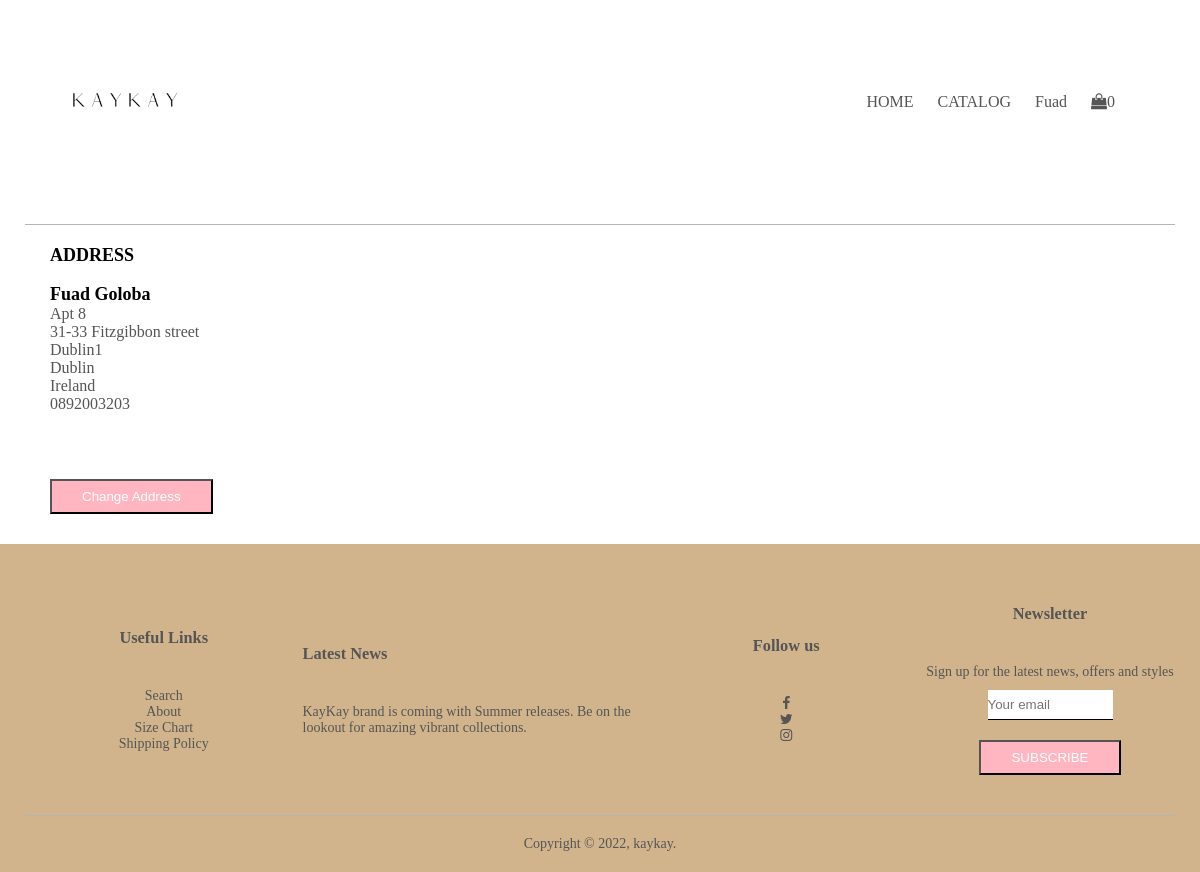
Page /address (signed in) on the committed database.
### tables this page shows
CREATE TABLE users
    (id INTEGER PRIMARY KEY NOT NULL,
    hash TEXT NOT NULL,
    first_name VARCHAR NOT NULL,
    last_name VARCHAR NOT NULL,
    email TEXT NOT NULL,
    created_at DATETIME DEFAULT CURRENT_TIMESTAMP,
    address_1 TEXT NOT NULL,
    address_2 TEXT NOT NULL,
    city VARCHAR NOT NULL,
    state VARCHAR NOT NULL,
    country VARCHAR NOT NULL,
    phone VARCHAR NOT NULL,
    mom_maiden_name VARCHAR NOT NULL,
    born_city VARCHAR NOT NULL);

### app.py (the view)
@app.route("/address")
@login_required
def address():
    user_info = get_user()
    return render_template("address.html", user_info=user_info)

### app.py (called while the page is built)
@app.after_request
def after_request(response):
    response.headers["Cache-Control"] = "no-cache, no-store, must-revalidate"
    response.headers["Expires"] = 0
    response.headers["Pragma"] = "no-cache"
    return response

### import_functions.py (called while the page is built)
def login_required(f):
    @wraps(f)
    def decorated_function(*args, **kwargs):
        print(session.get("user_id"))
        if session.get("user_id") is None or session.get("user_id") == 0:
            return redirect("/logon")
        return f(*args, **kwargs)
    return decorated_function

def get_user():
    user = db.execute("""SELECT *
                          FROM users
                          WHERE id = ?""",
                          session["user_id"])
    return user

### templates/address.html (shortened to what this page needs)
{% extends "layout.html" %}
{% block main %}
<div class="address-page">
    <div class="container">
        <div class="row">
                <div class="address">
                    <span> ADDRESS </span>
                    <br></br>
                    {% for user in user_info %}
                    <span> {{ user["first_name"] }} {{ user["last_name"] }}</span>
                    <p> {{ user["address_1"] }}</p>
                    <p> {{ user["address_2"] }}</p>
                    <p> {{ user["city"] }}</p>
                    <p> {{ user["state"] }}</p>
                    <p> {{ user["country"] }}</p>
                    <p> {{ user["phone"] }}</p>
                    {% endfor %}
                    <br></br>
                    <a href="/changeAddress"><button type="submit" class="btn-2">Change Address</button></a>
                </div>
            </div>
        </div>
    </div>
</div>
{% endblock %}

### templates/layout.html (shortened to what this page needs)
<!DOCTYPE html>
<html lang="en">
<head>
    <link href="/static/CSS/style.css" rel="stylesheet">
    <link href="https://stackpath.bootstrapcdn.com/font-awesome/4.7.0/css/font-awesome.min.css" rel="stylesheet">
    <link rel='stylesheet' href='https://cdnjs.cloudflare.com/ajax/libs/font-awesome/4.7.0/css/font-awesome.min.css'>
</head>
<body>
    <div class="container">
        <div class="navbar">
            <div class="logo">
                <a href="/"><img src="/static/images/kb2.PNG" width="160px"></a>
            </div>
            <nav>
                {% if session["user_id"] %}
                <ul id="MenuItems">
                    <li><a href="/">HOME</a></li>
                    <li><a href="/catalog">CATALOG</a></li>
                    <li><a href="/profile">{{ session["first_name"] }}</a></li>
                    <li><a href="/cart"><i class='fa fa-shopping-bag'></i>{{ session["cart"] | length }}</a><li>
                </ul>
                {% endif %}
            </nav>
        </div>
        <hr>
        <main class="container-fluid py-5 text-center">
            {% block main %}{% endblock %}
    <div class="footer">
        <div class="container">
            <div class="row">
                <div class="footer-col-1">
                    <h3>Useful Links</h3>
                    <ul>
                        <li><a href="">Search</a></li>
                        <li><a href="">About</a></li>
                        <li>Size Chart</li>
                        <li>Shipping Policy</li>
                    </ul>
                </div>
                <div class="footer-col-2">
                    <h3>Latest News</h3>
                    <p>KayKay brand is coming with Summer releases. Be on the lookout for amazing vibrant collections.
                </div>
                <div class="footer-col-3">
                    <h3>Follow us</h3>
                    <ul>
                        <li><a href=""><i class='fa fa-facebook'></i></a></li>
                        <li><a href=""><i class='fa fa-twitter'></i></a></li>
                        <li><a href=""><i class='fa fa-instagram'></i></a></li>
                    </ul>
                </div>
                <div class="footer-col-4">
                    <h3>Newsletter</h3>
                    <p> Sign up for the latest news, offers
                        and styles</p>
                    <form action="/subscribe" method="post">
                        <div class="mb-3">
                            <input autocomplete="off" class="form-control mx-auto w-auto" id="email" name="email" placeholder="Your email" type="text" required>
                        </div>
                        <div>
                        <button class="btn2" type="submit">SUBSCRIBE</button>
                        </div>
                    </form>
                </div>
            </div>
            <hr>
            <p class="copyright">Copyright © 2022, kaykay.</p>
        </div>
    </div>
</body>
</html>

### static/CSS/style.css (style rules this page uses)
* { margin: 0; padding: 0; box-sizing: border-box; }
.navbar { display: flex; align-items: center; padding: 20px; }
nav { flex: 1; text-align: right; }
nav ul { display: inline-block; list-style-type: none; }
nav li { display: inline-block; margin-right: 20px; -webkit-transition: color 2s; transition: color 2s; }
a { text-decoration: none; color: #555; }
p { color: #555; }
.container { max-width: 1300px; margin: auto; padding-left: 25px; padding-right: 25px; }
.container hr { border: none; background: #b5b5b5; height: 1px; margin: 20px 0; }
.row { display: flex; align-items: center; flex-wrap: wrap; justify-content: space-around; }
.btn-2 { display: inline-block; background: lightpink; color: white; padding: 8px 30px; margin: 30px 0; flex-wrap: wrap; transition: 0.5; }
.footer { background: tan; color: #555; font-size: 14px; padding: 60px 0 20px; }
.footer p { color: #555; }
.footer h3 { margin-bottom: 40px; }
.footer-col-1, .footer-col-2, .footer-col-3, .footer-col-4 { min-width: 250px; margin-bottom: 20px; }
.footer-col-2 { flex-basis: 30% }
.footer-col-4 { flex: 1; text-align: center; }
.footer-col-1, .footer-col-3 { flex: 1; flex-basis: 12%; text-align: center; }
ul { list-style-type: none; }
.btn2 { display: inline-block; background: lightpink; color: white; padding: 8px 30px; flex-wrap: wrap; margin-top: 10px; }
.copyright { text-align: center; }
form input { width:50%; height:30px; margin: 10px 0; border: none; border-bottom: 1px solid black; }
.address { width: 100%; float: left; }
.address span { font-weight: bolder; font-size: large; }

### rows in the picture
users: first_name "Fuad", last_name "Goloba", address_1 "Apt 8", address_2 "31-33 Fitzgibbon street", city "Dublin1", state "Dublin", country "Ireland", phone "0892003203"

### other values in the picture
{{ session["cart"] | length }} "0"
